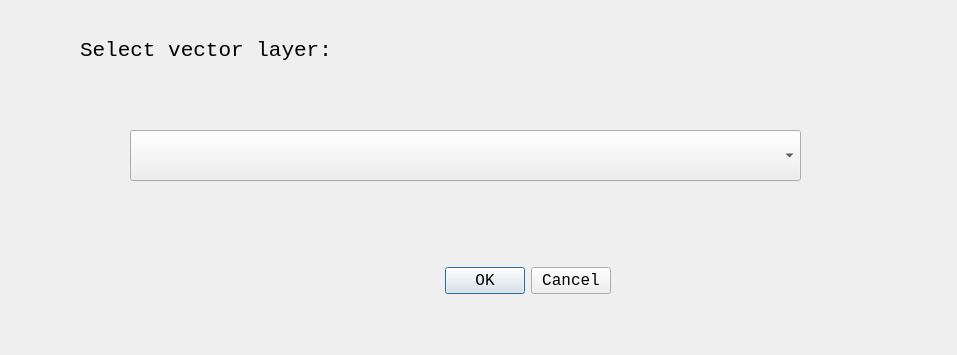
<?xml version="1.0" encoding="UTF-8"?>
<ui version="4.0">
 <class>FeatInputDialogBase</class>
 <widget class="QDialog" name="FeatInputDialogBase">
  <property name="geometry">
   <rect>
    <x>0</x>
    <y>0</y>
    <width>957</width>
    <height>355</height>
   </rect>
  </property>
  <property name="windowTitle">
   <string>Choose a feature</string>
  </property>
  <widget class="QDialogButtonBox" name="button_box">
   <property name="geometry">
    <rect>
     <x>300</x>
     <y>260</y>
     <width>311</width>
     <height>41</height>
    </rect>
   </property>
   <property name="font">
    <font>
     <family>Consolas</family>
     <pointsize>12</pointsize>
    </font>
   </property>
   <property name="orientation">
    <enum>Qt::Horizontal</enum>
   </property>
   <property name="standardButtons">
    <set>QDialogButtonBox::Cancel|QDialogButtonBox::Ok</set>
   </property>
  </widget>
  <widget class="QComboBox" name="mLayerComboBox">
   <property name="geometry">
    <rect>
     <x>130</x>
     <y>130</y>
     <width>671</width>
     <height>51</height>
    </rect>
   </property>
   <property name="font">
    <font>
     <family>Consolas</family>
     <pointsize>14</pointsize>
    </font>
   </property>
  </widget>
  <widget class="QLabel" name="label">
   <property name="geometry">
    <rect>
     <x>80</x>
     <y>30</y>
     <width>481</width>
     <height>41</height>
    </rect>
   </property>
   <property name="font">
    <font>
     <family>Consolas</family>
     <pointsize>16</pointsize>
    </font>
   </property>
   <property name="text">
    <string>Select vector layer:</string>
   </property>
  </widget>
 </widget>
 <resources/>
 <connections>
  <connection>
   <sender>button_box</sender>
   <signal>accepted()</signal>
   <receiver>FeatInputDialogBase</receiver>
   <slot>accept()</slot>
   <hints>
    <hint type="sourcelabel">
     <x>20</x>
     <y>20</y>
    </hint>
    <hint type="destinationlabel">
     <x>20</x>
     <y>20</y>
    </hint>
   </hints>
  </connection>
  <connection>
   <sender>button_box</sender>
   <signal>rejected()</signal>
   <receiver>FeatInputDialogBase</receiver>
   <slot>reject()</slot>
   <hints>
    <hint type="sourcelabel">
     <x>20</x>
     <y>20</y>
    </hint>
    <hint type="destinationlabel">
     <x>20</x>
     <y>20</y>
    </hint>
   </hints>
  </connection>
 </connections>
</ui>
